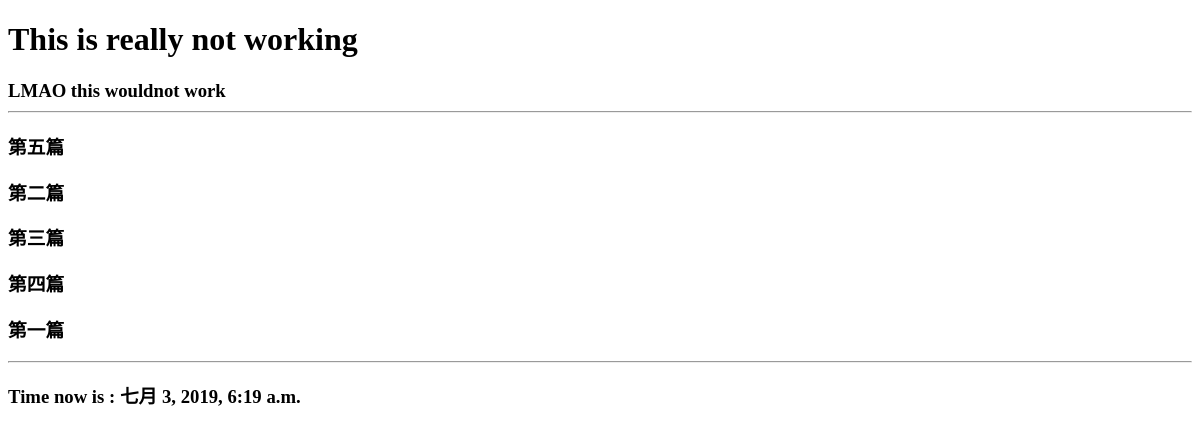
Before: / with the older database file.
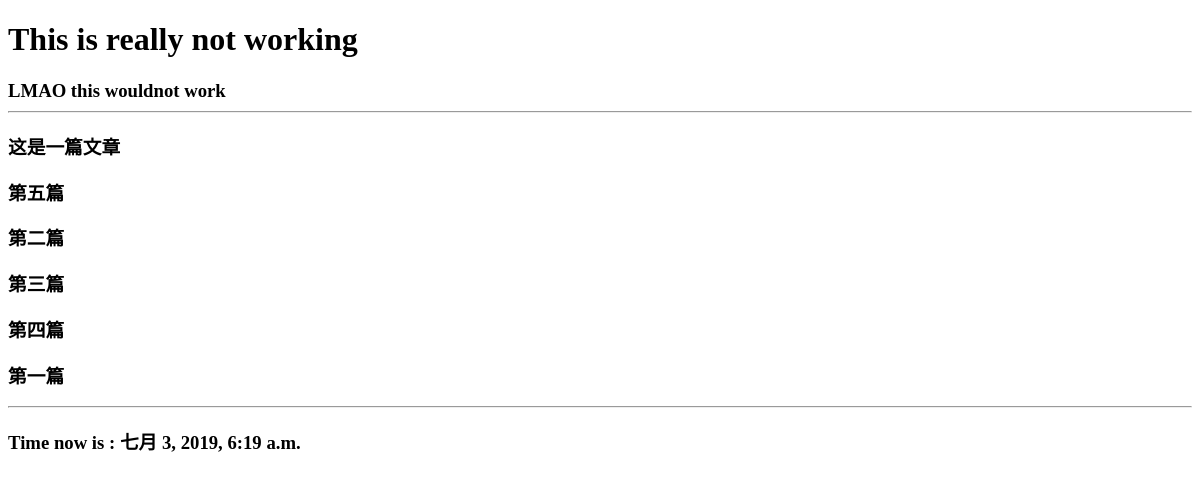
After: the same page with the newer database file.
### mainsite/models.py (models this page shows, shortened)
class Post(models.Model):
    title = models.CharField(max_length = 200)
    slug = models.CharField(max_length = 200)
    body = models.TextField()
    pub_date = models.DateTimeField (default = timezone.now)
    class Meta:
        ordering = ('-pub_date',)

### mainsite/views.py (the view)
# urls.py: url(r'^$', homepage),
def homepage(request):
    template = get_template('index.html')
    posts = Post.objects.all()
    now = datetime.now()
    html = template.render(locals())
    return HttpResponse(html)

### templates/index.html (shortened to what this page needs)
{% extends 'base.html' %}
{% block headmessage %}
    <h3 style = 'font-family:微软雅黑;'> LMAO this wouldnot work
{% endblock %}
{% block content %}
    {% for post in posts %}
        <p style = 'font-family:Times-Romen8hb；font-size:16pt; font-weight:blod;'>
            <a herf ='/post/{{post.slug}}'>{{post.title}}</a>
        </p>
    {% endfor %}
{% endblock %}

### templates/base.html (shortened to what this page needs)
<!DOCTYPE html>
<html>
<head>
</head>
<body>
    {% include 'header.html' %}
    {% block headmessage %} {% endblock %}
    <hr>
    {% block content %} {% endblock %}
    <hr>
    {% include 'footer.html'%}
</body>
</html>

### templates/header.html
<h1 style = "font-family:微软雅黑;"> This is really not working

### templates/footer.html
{% block footer %}
    {% if now %}
    <p style = 'font-family:微软雅黑;'> Time now is : {{ now }}</p>
    {% else %}
    <p style = 'font-family:微软雅黑;'> Hope this website works</p>
    {% endif %}
{% endblock %}

Changed rows visible on the page:
added Post: title "这是一篇文章"
